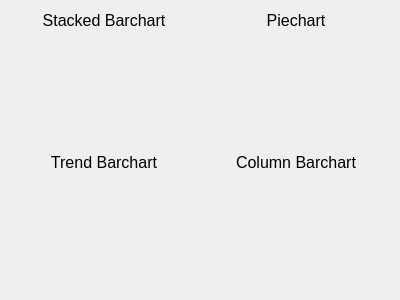
<?xml version="1.0" encoding="UTF-8"?>
<ui version="4.0">
 <class>MainWidget</class>
 <widget class="QWidget" name="MainWidget">
  <property name="geometry">
   <rect>
    <x>0</x>
    <y>0</y>
    <width>400</width>
    <height>300</height>
   </rect>
  </property>
  <property name="windowTitle">
   <string>QSint::Charts Demo</string>
  </property>
  <layout class="QGridLayout" name="gridLayout">
   <item row="1" column="0">
    <widget class="QSint::BarChartPlotter" name="Chart1" native="true"/>
   </item>
   <item row="1" column="1">
    <widget class="QSint::PieChart" name="Chart2" native="true"/>
   </item>
   <item row="3" column="0">
    <widget class="QSint::BarChartPlotter" name="Chart3" native="true"/>
   </item>
   <item row="3" column="1">
    <widget class="QSint::BarChartPlotter" name="Chart4" native="true"/>
   </item>
   <item row="0" column="0">
    <widget class="QLabel" name="label">
     <property name="sizePolicy">
      <sizepolicy hsizetype="Preferred" vsizetype="Maximum">
       <horstretch>0</horstretch>
       <verstretch>0</verstretch>
      </sizepolicy>
     </property>
     <property name="font">
      <font>
       <pointsize>12</pointsize>
       <weight>50</weight>
       <bold>false</bold>
      </font>
     </property>
     <property name="text">
      <string>Stacked Barchart</string>
     </property>
     <property name="alignment">
      <set>Qt::AlignCenter</set>
     </property>
    </widget>
   </item>
   <item row="0" column="1">
    <widget class="QLabel" name="label_2">
     <property name="sizePolicy">
      <sizepolicy hsizetype="Preferred" vsizetype="Maximum">
       <horstretch>0</horstretch>
       <verstretch>0</verstretch>
      </sizepolicy>
     </property>
     <property name="font">
      <font>
       <pointsize>12</pointsize>
       <weight>50</weight>
       <bold>false</bold>
      </font>
     </property>
     <property name="text">
      <string>Piechart</string>
     </property>
     <property name="alignment">
      <set>Qt::AlignCenter</set>
     </property>
    </widget>
   </item>
   <item row="2" column="0">
    <widget class="QLabel" name="label_3">
     <property name="sizePolicy">
      <sizepolicy hsizetype="Preferred" vsizetype="Maximum">
       <horstretch>0</horstretch>
       <verstretch>0</verstretch>
      </sizepolicy>
     </property>
     <property name="font">
      <font>
       <pointsize>12</pointsize>
       <weight>50</weight>
       <bold>false</bold>
      </font>
     </property>
     <property name="text">
      <string>Trend Barchart</string>
     </property>
     <property name="alignment">
      <set>Qt::AlignCenter</set>
     </property>
    </widget>
   </item>
   <item row="2" column="1">
    <widget class="QLabel" name="label_4">
     <property name="sizePolicy">
      <sizepolicy hsizetype="Preferred" vsizetype="Maximum">
       <horstretch>0</horstretch>
       <verstretch>0</verstretch>
      </sizepolicy>
     </property>
     <property name="font">
      <font>
       <pointsize>12</pointsize>
       <weight>50</weight>
       <bold>false</bold>
      </font>
     </property>
     <property name="text">
      <string>Column Barchart</string>
     </property>
     <property name="alignment">
      <set>Qt::AlignCenter</set>
     </property>
    </widget>
   </item>
  </layout>
 </widget>
 <layoutdefault spacing="6" margin="11"/>
 <customwidgets>
  <customwidget>
   <class>QSint::BarChartPlotter</class>
   <extends>QWidget</extends>
   <header location="global">QSintCharts</header>
   <container>1</container>
  </customwidget>
  <customwidget>
   <class>QSint::PieChart</class>
   <extends>QWidget</extends>
   <header location="global">QSintCharts</header>
   <container>1</container>
  </customwidget>
 </customwidgets>
 <resources/>
 <connections/>
</ui>
